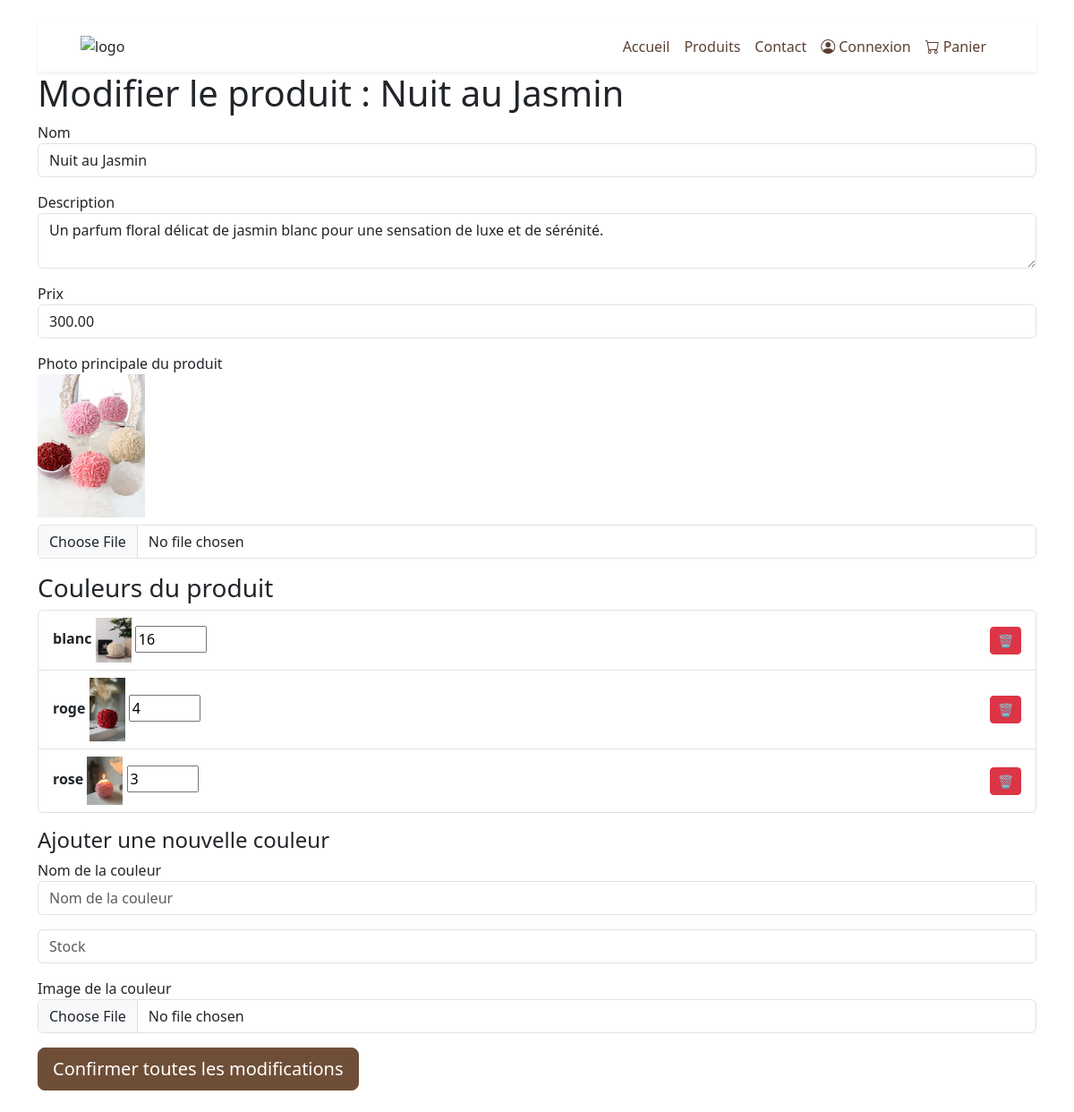
/admin_modifier_produit.php?id=85, run on the app's committed database.
### tables this page shows
CREATE TABLE `produits` (
  `id` int(11) NOT NULL,
  `nom` varchar(255) DEFAULT NULL,
  `description` text DEFAULT NULL,
  `prix` decimal(10,2) DEFAULT NULL,
  `image` varchar(255) NOT NULL,
  `categorie` varchar(100) DEFAULT NULL,
  `sous_categorie` varchar(100) DEFAULT NULL,
  `product_color` int(11) DEFAULT NULL,
  `stock` int(11) DEFAULT 0
);

CREATE TABLE `produit_couleurs` (
  `id` int(11) NOT NULL,
  `produit_id` int(11) NOT NULL,
  `couleur` varchar(7) NOT NULL,
  `image` varchar(255) DEFAULT NULL,
  `stock` int(11) NOT NULL
);

### admin_modifier_produit.php (the view, shortened to what this page needs)
<?php
include("connexion.php");
$id = $_GET['id'] ?? null;
$stmt = $conn->prepare("SELECT * FROM produits WHERE id = ?");
$stmt->bind_param("i", $id);
$stmt->execute();
$result = $stmt->get_result();
$produit = $result->fetch_assoc();
$stmt = $conn->prepare("SELECT * FROM produit_couleurs WHERE produit_id = ?");
$stmt->bind_param("i", $id);
$stmt->execute();
$couleurs = $stmt->get_result()->fetch_all(MYSQLI_ASSOC);
?>
<!DOCTYPE html>
<html lang="fr">
<head>
    <link href="https://cdn.jsdelivr.net/npm/bootstrap@5.3.0/dist/css/bootstrap.min.css" rel="stylesheet">
    <link href="https://cdn.jsdelivr.net/npm/bootstrap-icons@1.10.5/font/bootstrap-icons.css" rel="stylesheet">
</head>
<body class="container my-4">
<nav class="navbar navbar-expand-lg navbar-light shadow-sm">
    <div class="container-fluid px-5">
        <img src="logo.jpg" alt="logo" width="120" height="auto">
        <div class="collapse navbar-collapse justify-content-end" id="navbarNav">
            <ul class="navbar-nav">
                <li class="nav-item">
                    <a class="nav-link nav-link-custom <?= ($currentPage == 'accueil.php') ? 'active' : '' ?>" href="accueil.php">Accueil</a>
                </li>
                <li class="nav-item">
                    <a class="nav-link nav-link-custom <?= ($currentPage == 'accueil.php#produits') ? 'active' : '' ?>" href="accueil.php#produits">Produits</a>
                </li>
                <li class="nav-item">
                    <a class="nav-link nav-link-custom <?= ($currentPage == 'accueil.php#contact') ? 'active' : '' ?>" href="accueil.php#contact">Contact</a>
                </li>
                <li class="nav-item">
                    <a class="nav-link d-flex align-items-center nav-link-custom <?= ($currentPage == 'login.php') ? 'active' : '' ?>" href="login.php"><i class="bi bi-person-circle me-1"></i> Connexion</a>
                </li>
                <li class="nav-item">
                    <a class="nav-link d-flex align-items-center nav-link-custom <?= ($currentPage == 'panier.php') ? 'active' : '' ?>" href="panier.php"><i class="bi bi-cart me-1"></i> Panier</a>
                </li>
            </ul>
        </div>
    </div>
</nav>
<h1>Modifier le produit : <?= htmlspecialchars($produit['nom']) ?></h1>
<form method="post" enctype="multipart/form-data" class="mb-4">
    <div class="mb-3">
        <label>Nom</label>
        <input type="text" name="nom" class="form-control" value="<?= htmlspecialchars($produit['nom']) ?>">
    </div>
    <div class="mb-3">
        <label>Description</label>
        <textarea name="description" class="form-control"><?= htmlspecialchars($produit['description']) ?></textarea>
    </div>
    <div class="mb-3">
        <label>Prix</label>
        <input type="number" step="0.01" name="prix" class="form-control" value="<?= htmlspecialchars($produit['prix']) ?>">
    </div>
    <div class="mb-3">
    <label>Photo principale du produit</label><br>
    <img src="images/<?= htmlspecialchars($produit['image']) ?>" alt="Image actuelle" width="120" class="mb-2"><br>
    <input type="file" name="image_principale" accept="image/*" class="form-control">
</div>
    <?php if (!empty($couleurs)): ?>
        <h3>Couleurs du produit</h3>
        <ul class="list-group mb-3">
            <?php foreach ($couleurs as $c): ?>
                <li class="list-group-item d-flex justify-content-between align-items-center">
                    <div>
                        <strong><?= htmlspecialchars($c['couleur']) ?></strong>
                        <?php if (!empty($c['image'])): ?>
                            <img src="images/<?= htmlspecialchars($c['image']) ?>" width="40">
                        <?php endif; ?>
                        <input type="number" name="stock[<?= $c['id'] ?>]" value="<?= $c['stock'] ?>" min="0" style="width:80px;">
                    </div>
                    <button name="supprimer_couleur_id" value="<?= $c['id'] ?>" class="btn btn-sm btn-danger" onclick="return confirm('Supprimer cette couleur ?');">🗑</button>
                </li>
            <?php endforeach; ?>
        </ul>
        <h4>Ajouter une nouvelle couleur</h4>
        <div class="mb-3">
            <label>Nom de la couleur</label>
            <input type="text" name="nom_couleur" placeholder="Nom de la couleur" class="form-control">
        </div>
        <div class="mb-3">
            <input type="number" name="stock_couleur" placeholder="Stock" class="form-control">
        </div>
        <div class="mb-3">
            <label>Image de la couleur</label>
            <input type="file" name="image_couleur" accept="image/*" class="form-control">
        </div>
    <?php endif; ?>
    <button type="submit" name="modifier_produit" class="btn btn-custom btn-lg">Confirmer toutes les modifications</button>
</form>
</body>
</html>

### admin_modifier_produit.php (style rules this page uses)
.navbar { background-color: white !important; position: sticky; top: 0; z-index: 1030; }
.navbar .nav-link, .navbar .navbar-brand { color: #5c4033 !important; transition: all 0.3s ease; }
.btn-custom { background-color: #6f4e37; border-color: #6f4e37; color: white; }

### data on the page
produits: nom "Nuit au Jasmin", description "Un parfum floral délicat de jasmin blanc pour une sensation de luxe et de sérénité.", prix "300.00", image (picture)
produit_couleurs: couleur "blanc", image (picture), stock "16", $c['id'] 18 (drawn)
produit_couleurs: couleur "roge", image (picture), stock "4", $c['id'] 19 (drawn)
produit_couleurs: couleur "rose", image (picture), stock "3", $c['id'] 21 (drawn)
